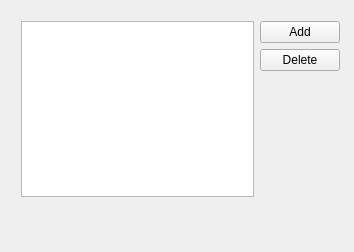
<?xml version="1.0" encoding="UTF-8"?>
<ui version="4.0">
 <class>AddressBookClass</class>
 <widget class="QWidget" name="AddressBookClass">
  <property name="geometry">
   <rect>
    <x>0</x>
    <y>0</y>
    <width>354</width>
    <height>252</height>
   </rect>
  </property>
  <property name="windowTitle">
   <string>AddressBook</string>
  </property>
  <widget class="QWidget" name="">
   <property name="geometry">
    <rect>
     <x>10</x>
     <y>10</y>
     <width>341</width>
     <height>238</height>
    </rect>
   </property>
   <layout class="QGridLayout" name="gridLayout">
    <item row="0" column="0">
     <widget class="QListWidget" name="addressList"/>
    </item>
    <item row="0" column="1">
     <layout class="QVBoxLayout" name="verticalLayout">
      <item>
       <widget class="QPushButton" name="addButton">
        <property name="text">
         <string>Add</string>
        </property>
       </widget>
      </item>
      <item>
       <widget class="QPushButton" name="deleteButton">
        <property name="text">
         <string>Delete</string>
        </property>
       </widget>
      </item>
      <item>
       <spacer name="verticalSpacer">
        <property name="orientation">
         <enum>Qt::Vertical</enum>
        </property>
        <property name="sizeHint" stdset="0">
         <size>
          <width>20</width>
          <height>118</height>
         </size>
        </property>
       </spacer>
      </item>
     </layout>
    </item>
    <item row="1" column="0">
     <widget class="QLabel" name="nameLabel">
      <property name="text">
       <string>&lt;No item selected&gt;</string>
      </property>
     </widget>
    </item>
    <item row="2" column="0">
     <widget class="QLabel" name="emailLabel">
      <property name="text">
       <string/>
      </property>
     </widget>
    </item>
   </layout>
  </widget>
 </widget>
 <layoutdefault spacing="6" margin="11"/>
 <resources>
  <include location="addressbook.qrc"/>
 </resources>
 <connections/>
</ui>
